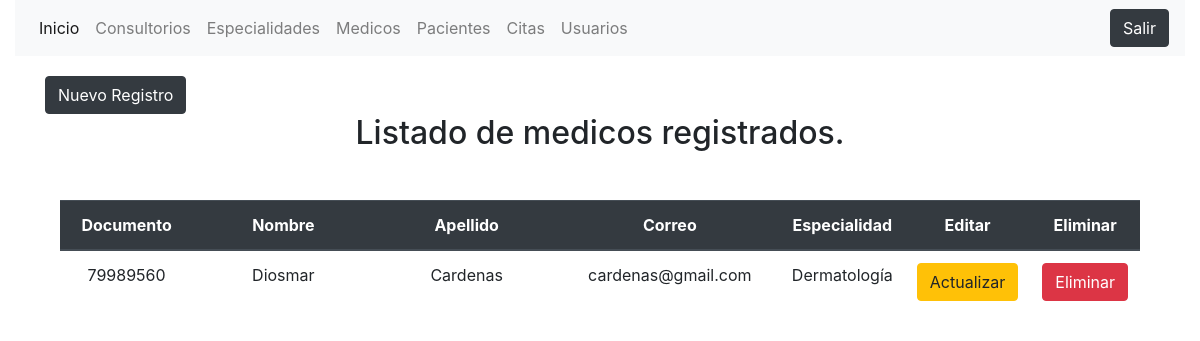
The page /controller/controladormedico.php (signed in) on the database its author committed.
### tables this page shows
CREATE TABLE `medicos` (
  `documentoM` int(11) NOT NULL,
  `nombreM` varchar(100) NOT NULL,
  `apellidoM` varchar(100) NOT NULL,
  `emailM` varchar(100) NOT NULL,
  `Especialidad` int(11) DEFAULT NULL
);

CREATE TABLE `especialidades` (
  `id_Especialidad` int(11) NOT NULL,
  `Descripcion` varchar(100) NOT NULL
);

### controller/controladormedico.php (called while the page is built, shortened)
<?php
require_once '../config/conexion.php';
require_once '../model/medicos.php';
require_once '../view/fMedicos.php';

### config/conexion.php (called while the page is built, shortened)
<?php
class Conectar{
    function __construct(){
        $this->_bd=new mysqli(server, user, pass, bd);
    }
}

### model/medicos.php (called while the page is built, shortened)
<?php
require_once '../config/conexion.php';
class Medicos extends Conectar{
    public function listarMedicos(){
        $Conexion= "SELECT documentoM,nombreM,apellidoM,emailM,Descripcion FROM medicos INNER JOIN especialidades WHERE Especialidad = id_Especialidad ORDER BY nombreM";
        $Resultado=$this->_bd->query($Conexion);
        if ($Resultado->num_rows > 0) {
           while ($row=$Resultado->fetch_assoc()) {
            $Resultset[]=$row;
           }
        }  return $Resultset;
    }
}

### view/fMedicos.php (the view, shortened to what this page needs)
<?php
require_once '../controller/controladormedico.php';
require_once '../view/header.php';
?>
<div class="container">
    <div class="row">
        <div class="col-md-12 ">
            <div class="modal-format" >
                <button type="button" class="btn btn-dark" data-toggle="modal" data-target="#registroE">Nuevo Registro</button>
            </div>
        </div>
    </div>
</div>
<div class="container">
    <div class="row">
        <div class="col-md-12">
    <div class="content" style="text-align:center;">
        <div class="justify-content-center">
            <h2>Listado de medicos registrados.</h2>
            <div class="col-auto mt-5">
                <table class="table">
                    <thead class="thead-dark center">
                        <tr>
                            <th width="15%">Documento</th>
                            <th width="30%">Nombre</th>
                            <th width="30%">Apellido</th>
                            <th width="30%">Correo</th>
                            <th width="30%">Especialidad</th>
                            <th width="15%">Editar</th>
                            <th width="15%">Eliminar</th>
                        </tr>
                        </thead>
                    <?php
                        $Objeto = new Medicos();
                        $Datos = $Objeto->listarMedicos();
                        foreach($Datos as $key){
                    ?>
                        <tr>
                            <td><?php echo $key["documentoM"] ?></td>
                            <td><?php echo $key["nombreM"] ?></td>
                            <td><?php echo $key["apellidoM"] ?></td>
                            <td><?php echo $key["emailM"] ?></td>
                            <td><?php echo $key["Descripcion"] ?></td>
                            <td><a href="../view/factualizarC.php?id=<?php echo $key['documentoM']?>" class="btn btn-warning">Actualizar</a></td>
                            <td><a href="../controller/eliminarmedico.php?id=<?php echo $key['documentoM'] ?>" class="btn btn-danger">Eliminar</a></td>
                        </tr>
                    <?php } ?>
                </table>
            </div>
        </div>
    </div>
        </div>
    </div>
</div>
<?php require_once '../view/footer.php' ?>

### view/css/style.css (style rules this page uses)
.modal-format { padding-top: 20px; }

### rows shown on the page
medicos: documentoM "79989560", nombreM "Diosmar", apellidoM "Cardenas", emailM "cardenas@gmail.com", Especialidad.Descripcion "Dermatología"
